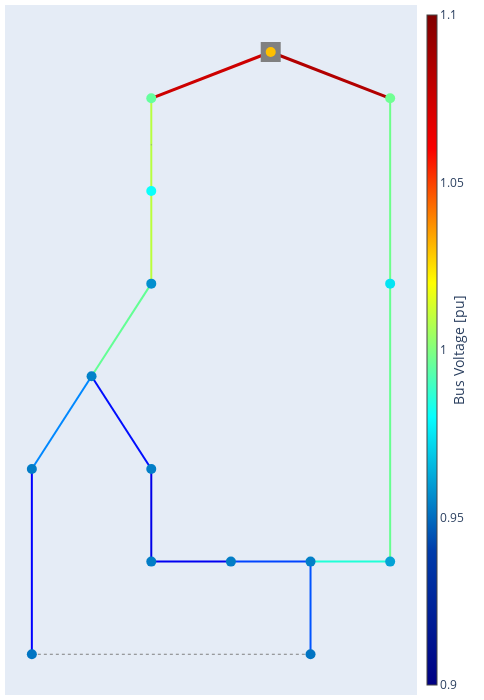

This figure's notebook cell:
### Code cell
pp.plotting.plotly.pf_res_plotly(net, auto_open=False)

### Figure 1 — Plotly figure (JSON) as saved in the notebook; plotly's stock layout.template omitted (floating-point values rounded to 4 significant figures)
{"data": [{"hoverinfo": "text", "legendgroup": "lines", "line": {"color": "rgb(183.06451612903223,255.0,63.70967741935485)", "dash": "solid", "width": 2}, "mode": "lines", "name": "lines", "showlegend": true, "text": "Line 1-2<br />I = 57.093 %<br />I_from = 0.082 kA<br />I_to = 0.083 kA<br />", "x": [4.0, 4.0, 4.0], "y": [15.0, 14.0, 13.0], "type": "scatter"}, {"hoverinfo": "text", "legendgroup": "lines", "line": {"color": "rgb(186.29032258064515,255.0,60.483870967741936)", "dash": "solid", "width": 2}, "mode": "lines", "name": "lines", "showlegend": false, "text": "Line 2-3<br />I = 57.721 %<br />I_from = 0.083 kA<br />I_to = 0.084 kA<br />", "x": [4.0, 4.0, 4.0], "y": [13.0, 12.0, 11.0], "type": "scatter"}, {"hoverinfo": "text", "legendgroup": "lines", "line": {"color": "rgb(99.19354838709675,255.0,147.58064516129033)", "dash": "solid", "width": 2}, "mode": "lines", "name": "lines", "showlegend": false, "text": "Line 3-4<br />I = 46.885 %<br />I_from = 0.068 kA<br />I_to = 0.068 kA<br />", "x": [4.0, 3.25, 2.5], "y": [11.0, 10.0, 9.0], "type": "scatter"}, {"hoverinfo": "text", "legendgroup": "lines", "line": {"color": "rgb(0.0,136.49999999999994,255.0)", "dash": "solid", "width": 2}, "mode": "lines", "name": "lines", "showlegend": false, "text": "Line 4-5<br />I = 26.113 %<br />I_from = 0.038 kA<br />I_to = 0.038 kA<br />", "x": [2.5, 1.75, 1.0], "y": [9.0, 8.0, 7.0], "type": "scatter"}, {"hoverinfo": "text", "legendgroup": "lines", "line": {"color": "rgb(0.0,0.0,254.77272727272725)", "dash": "solid", "width": 2}, "mode": "lines", "name": "lines", "showlegend": false, "text": "Line 5-6<br />I = 11.189 %<br />I_from = 0.016 kA<br />I_to = 0.016 kA<br />", "x": [1.0, 1.0, 1.0], "y": [7.0, 5.0, 3.0], "type": "scatter"}, {"hoverinfo": "text", "legendgroup": "lines", "line": {"color": "rgb(0.0,84.49999999999997,255.0)", "dash": "solid", "width": 2}, "mode": "lines", "name": "lines", "showlegend": false, "text": "Line 7-8<br />I = 20.948 %<br />I_from = 0.03 kA<br />I_to = 0.03 kA<br />", "x": [8.0, 8.0, 8.0], "y": [3.0, 4.0, 5.0], "type": "scatter"}, {"hoverinfo": "text", "legendgroup": "lines", "line": {"color": "rgb(0.0,68.49999999999997,255.0)", "dash": "solid", "width": 2}, "mode": "lines", "name": "lines", "showlegend": false, "text": "Line 8-9<br />I = 19.496 %<br />I_from = 0.028 kA<br />I_to = 0.028 kA<br />", "x": [8.0, 7.0, 6.0], "y": [5.0, 5.0, 5.0], "type": "scatter"}, {"hoverinfo": "text", "legendgroup": "lines", "line": {"color": "rgb(0.0,0.0,241.13636363636363)", "dash": "solid", "width": 2}, "mode": "lines", "name": "lines", "showlegend": false, "text": "Line 9-10<br />I = 9.927 %<br />I_from = 0.014 kA<br />I_to = 0.014 kA<br />", "x": [6.0, 5.0, 4.0], "y": [5.0, 5.0, 5.0], "type": "scatter"}, {"hoverinfo": "text", "legendgroup": "lines", "line": {"color": "rgb(0.0,0.0,232.04545454545453)", "dash": "solid", "width": 2}, "mode": "lines", "name": "lines", "showlegend": false, "text": "Line 10-11<br />I = 9.208 %<br />I_from = 0.013 kA<br />I_to = 0.013 kA<br />", "x": [4.0, 4.0, 4.0], "y": [5.0, 6.0, 7.0], "type": "scatter"}, {"hoverinfo": "text", "legendgroup": "lines", "line": {"color": "rgb(108.87096774193547,255.0,137.90322580645162)", "dash": "solid", "width": 2}, "mode": "lines", "name": "lines", "showlegend": false, "text": "Line 12-13<br />I = 48.16 %<br />I_from = 0.094 kA<br />I_to = 0.094 kA<br />", "x": [10.0, 10.0, 10.0], "y": [15.0, 13.0, 11.0], "type": "scatter"}, {"hoverinfo": "text", "legendgroup": "lines", "line": {"color": "rgb(102.41935483870967,255.0,144.35483870967744)", "dash": "solid", "width": 2}, "mode": "lines", "name": "lines", "showlegend": false, "text": "Line 13-14<br />I = 47.605 %<br />I_from = 0.093 kA<br />I_to = 0.093 kA<br />", "x": [10.0, 10.0, 10.0], "y": [11.0, 8.0, 5.0], "type": "scatter"}, {"hoverinfo": "text", "legendgroup": "lines", "line": {"color": "rgb(0.0,12.5,255.0)", "dash": "solid", "width": 2}, "mode": "lines", "name": "lines", "showlegend": false, "text": "Line 11-4<br />I = 13.897 %<br />I_from = 0.02 kA<br />I_to = 0.02 kA<br />", "x": [4.0, 3.25, 2.5], "y": [7.0, 8.0, 9.0], "type": "scatter"}, {"hoverinfo": "text", "legendgroup": "lines", "line": {"color": "rgb(31.4516129032258,255.0,215.3225806451613)", "dash": "solid", "width": 2}, "mode": "lines", "name": "lines", "showlegend": false, "text": "Line 14-8<br />I = 38.829 %<br />I_from = 0.076 kA<br />I_to = 0.076 kA<br />", "x": [10.0, 9.0, 8.0], "y": [5.0, 5.0, 5.0], "type": "scatter"}, {"hoverinfo": "text", "legendgroup": "disconnected lines", "line": {"color": "rgb(128, 128, 128)", "dash": "dot", "width": 1.0}, "mode": "lines", "name": "disconnected branches", "showlegend": true, "text": "Line 6-7<br />I = 0.086 %<br />I_from = 0.0 kA<br />I_to = 0.0 kA<br />", "x": [1.0, 4.5, 8.0], "y": [3.0, 3.0, 3.0], "type": "scatter"}, {"hoverinfo": "text", "legendgroup": "lines", "marker": {"color": "rgb(128, 128, 128)", "size": 1, "symbol": "circle"}, "mode": "markers", "name": "edge_center", "showlegend": false, "text": ["Line 1-2<br />I = 57.093 %<br />I_from = 0.082 kA<br />I_to = 0.083 kA<br />", "Line 2-3<br />I = 57.721 %<br />I_from = 0.083 kA<br />I_to = 0.084 kA<br />", "Line 3-4<br />I = 46.885 %<br />I_from = 0.068 kA<br />I_to = 0.068 kA<br />", "Line 4-5<br />I = 26.113 %<br />I_from = 0.038 kA<br />I_to = 0.038 kA<br />", "Line 5-6<br />I = 11.189 %<br />I_from = 0.016 kA<br />I_to = 0.016 kA<br />", "Line 7-8<br />I = 20.948 %<br />I_from = 0.03 kA<br />I_to = 0.03 kA<br />", "Line 8-9<br />I = 19.496 %<br />I_from = 0.028 kA<br />I_to = 0.028 kA<br />", "Line 9-10<br />I = 9.927 %<br />I_from = 0.014 kA<br />I_to = 0.014 kA<br />", "Line 10-11<br />I = 9.208 %<br />I_from = 0.013 kA<br />I_to = 0.013 kA<br />", "Line 12-13<br />I = 48.16 %<br />I_from = 0.094 kA<br />I_to = 0.094 kA<br />", "Line 13-14<br />I = 47.605 %<br />I_from = 0.093 kA<br />I_to = 0.093 kA<br />", "Line 11-4<br />I = 13.897 %<br />I_from = 0.02 kA<br />I_to = 0.02 kA<br />", "Line 14-8<br />I = 38.829 %<br />I_from = 0.076 kA<br />I_to = 0.076 kA<br />", "Line 6-7<br />I = 0.086 %<br />I_from = 0.0 kA<br />I_to = 0.0 kA<br />"], "x": [4.0], "y": [14.0], "type": "scatter"}, {"hoverinfo": "text", "legendgroup": "2W transformers", "line": {"color": "rgb(204.7727272727273,0.0,0.0)", "width": 3.0}, "mode": "lines", "name": "2W transformers", "showlegend": true, "text": "Trafo 0-1<br />I = 93.143 %<br />I_hv = 0.122 kA<br />I_lv = 0.672 kA<br />", "x": [7.0, 5.5, 4.0], "y": [16.0, 15.5, 15.0], "type": "scatter"}, {"hoverinfo": "text", "legendgroup": "2W transformers", "line": {"color": "rgb(177.50000000000017,0.0,0.0)", "width": 3.0}, "mode": "lines", "name": "2W transformers", "showlegend": false, "text": "Trafo 0-12<br />I = 95.456 %<br />I_hv = 0.125 kA<br />I_lv = 0.689 kA<br />", "x": [7.0, 8.5, 10.0], "y": [16.0, 15.5, 15.0], "type": "scatter"}, {"hoverinfo": "text", "legendgroup": "2W transformers", "marker": {"color": "rgb(177.50000000000017,0.0,0.0)", "size": 1, "symbol": "circle"}, "mode": "markers", "name": "edge_center", "showlegend": false, "text": ["Trafo 0-1<br />I = 93.143 %<br />I_hv = 0.122 kA<br />I_lv = 0.672 kA<br />", "Trafo 0-12<br />I = 95.456 %<br />I_hv = 0.125 kA<br />I_lv = 0.689 kA<br />"], "x": [5.5], "y": [15.5], "type": "scatter"}, {"hoverinfo": "text", "marker": {"color": "rgb(128, 128, 128)", "size": 20, "symbol": "square"}, "mode": "markers", "name": "external_grid", "text": ["Bus 0"], "x": [7.0], "y": [16.0], "type": "scatter"}, {"hoverinfo": "text", "marker": {"cmax": 1.1, "cmin": 0.9, "color": [1.03, 0.9954, 0.9806, 0.957, 0.9544, 0.9532, 0.9518, 0.9514, 0.9537, 0.9533, 0.9533, 0.9536, 0.997, 0.9744, 0.9609], "colorbar": {"thickness": 10, "title": {"side": "right", "text": "Bus Voltage [pu]"}, "x": 1.0}, "colorscale": [[0.0, "rgb(0,0,131)"], [0.2, "rgb(0,60,170)"], [0.4, "rgb(5,255,255)"], [0.6, "rgb(255,255,0)"], [0.8, "rgb(250,0,0)"], [1.0, "rgb(128,0,0)"]], "size": 10, "symbol": "circle"}, "mode": "markers", "name": "buses", "text": ["Bus 0<br />V_m = 1.03 pu<br />V_m = 113.3 kV<br />V_a = 0.0 deg", "Bus 1<br />V_m = 0.995 pu<br />V_m = 19.908 kV<br />V_a = -36.017 deg", "Bus 2<br />V_m = 0.981 pu<br />V_m = 19.612 kV<br />V_a = -36.569 deg", "Bus 3<br />V_m = 0.957 pu<br />V_m = 19.14 kV<br />V_a = -37.447 deg", "Bus 4<br />V_m = 0.954 pu<br />V_m = 19.087 kV<br />V_a = -37.547 deg", "Bus 5<br />V_m = 0.953 pu<br />V_m = 19.063 kV<br />V_a = -37.611 deg", "Bus 6<br />V_m = 0.952 pu<br />V_m = 19.035 kV<br />V_a = -37.686 deg", "Bus 7<br />V_m = 0.951 pu<br />V_m = 19.029 kV<br />V_a = -37.648 deg", "Bus 8<br />V_m = 0.954 pu<br />V_m = 19.075 kV<br />V_a = -37.463 deg", "Bus 9<br />V_m = 0.953 pu<br />V_m = 19.066 kV<br />V_a = -37.495 deg", "Bus 10<br />V_m = 0.953 pu<br />V_m = 19.066 kV<br />V_a = -37.545 deg", "Bus 11<br />V_m = 0.954 pu<br />V_m = 19.072 kV<br />V_a = -37.552 deg", "Bus 12<br />V_m = 0.997 pu<br />V_m = 19.94 kV<br />V_a = -36.206 deg", "Bus 13<br />V_m = 0.974 pu<br />V_m = 19.489 kV<br />V_a = -36.826 deg", "Bus 14<br />V_m = 0.961 pu<br />V_m = 19.217 kV<br />V_a = -37.217 deg"], "x": [7.0, 4.0, 4.0, 4.0, 2.5, 1.0, 1.0, 8.0, 8.0, 6.0, 4.0, 4.0, 10.0, 10.0, 10.0], "y": [16.0, 15.0, 13.0, 11.0, 9.0, 7.0, 3.0, 3.0, 5.0, 5.0, 5.0, 7.0, 15.0, 11.0, 5.0], "type": "scatter"}], "layout": {"autosize": true, "hovermode": "closest", "legend": {"itemsizing": "constant"}, "margin": {"b": 5, "l": 5, "r": 5, "t": 5}, "showlegend": false, "title": {"font": {"size": 16}}, "xaxis": {"showgrid": false, "showticklabels": false, "zeroline": false}, "yaxis": {"showgrid": false, "showticklabels": false, "zeroline": false}, "width": 484.6, "height": 700.0}}
